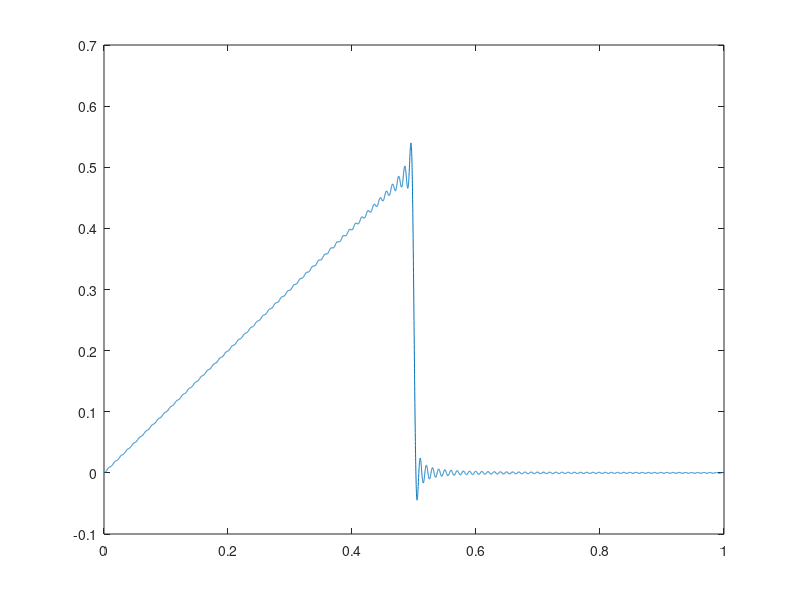

Recreate this plot in MATLAB.
T = 1;
t = 0:0.0001:T;
kstop = 100;

% Terme en k = 0;
y = (T/8)*ones(size(t));

% Termes en sinus
for k = 1:kstop
    y = y+(((-1)^(k+1)*T)/(2*k*pi))*sin(k*(2*pi/T)*t);
end    

% Termes imapirs en cosinus
for k = 1:2:kstop
    y = y-(T/((k^2)*(pi^2)))*cos(k*(2*pi/T)*t);
end    
    
plot(t,y)
